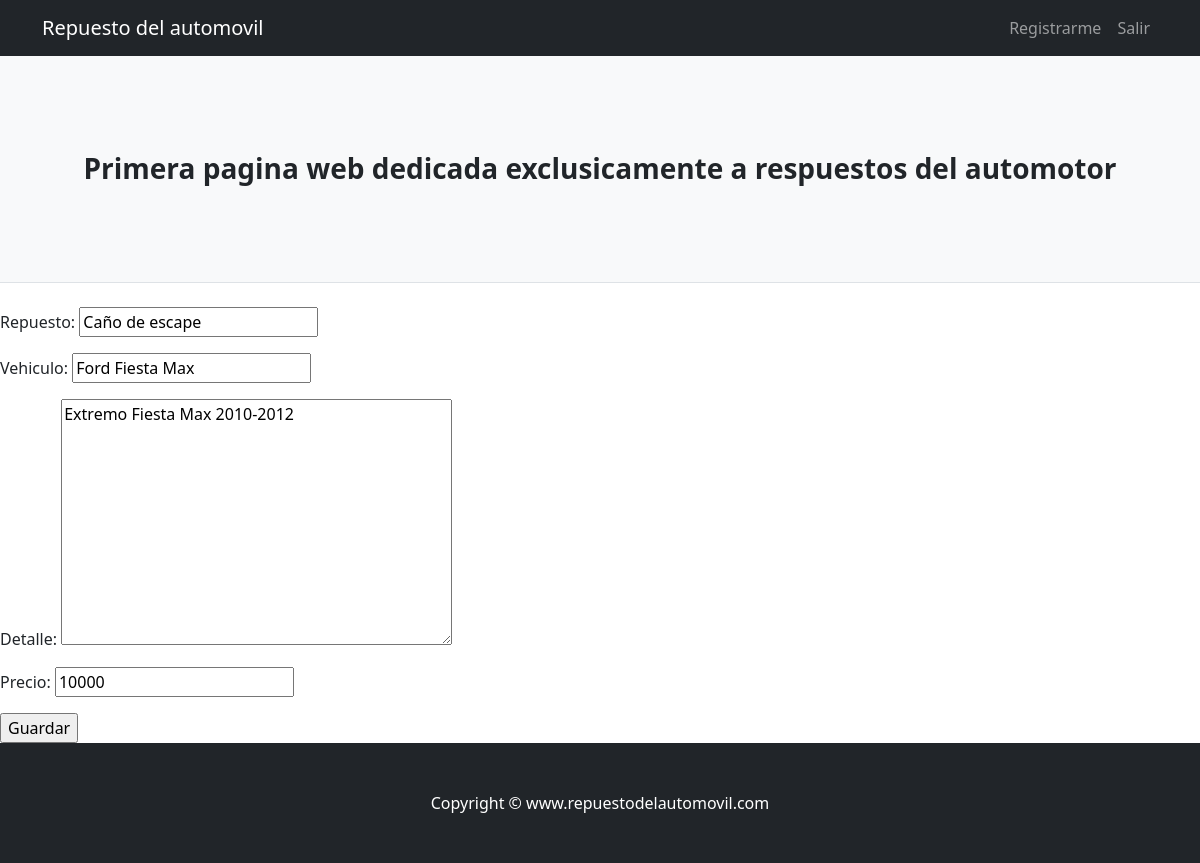
The app's page /ejemplo_dos/12/actualizar/ (signed in), older data.
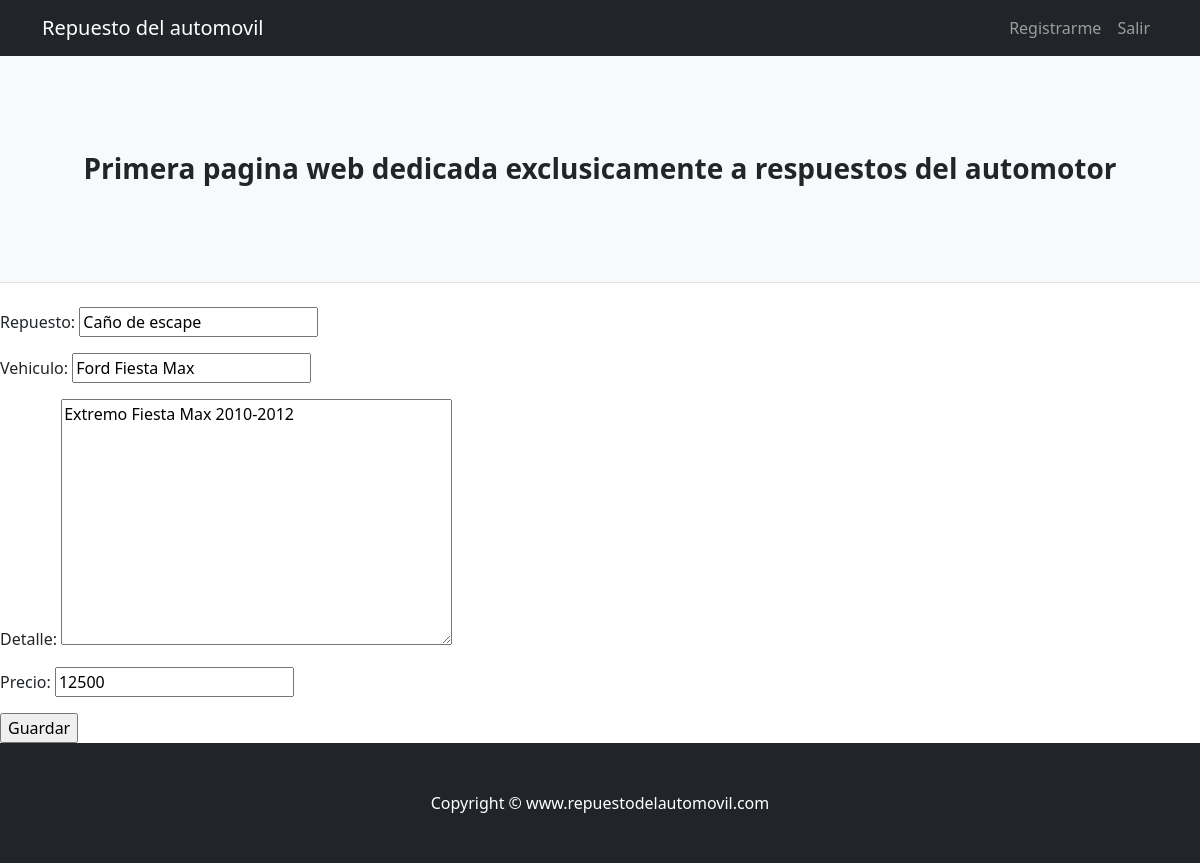
The same page, newer data.
### ejemplo_dos/models.py (models this page shows)
class Post(models.Model):
    Repuesto = models.CharField(max_length=100)
    Vehiculo = models.CharField(max_length=100)
    Detalle = models.TextField(max_length=3000)
    Precio = models.IntegerField()

### ejemplo_dos/views.py (the view)
# urls.py: path('ejemplo_dos/<int:pk>/actualizar/', PostActualizar.as_view(), name="ejemplo_dos_actualizar"),
class PostActualizar(LoginRequiredMixin, UpdateView):
    model = Post
    success_url = reverse_lazy("ejemplo_dos_listar")
    fields = '__all__'

### ejemplo_dos/templates/ejemplo_dos/post_form.html (shortened to what this page needs)
{% extends 'ejemplo_dos/base.html' %}
{% block contenido%}
<form method="POST">
    {{form.as_p}}
    <input type="submit" value="Guardar">
</form>
{% endblock %}

Row changes from the older to the newer data that the page shows:
changed Post "Caño de escape": Precio "10000" → "12500"
